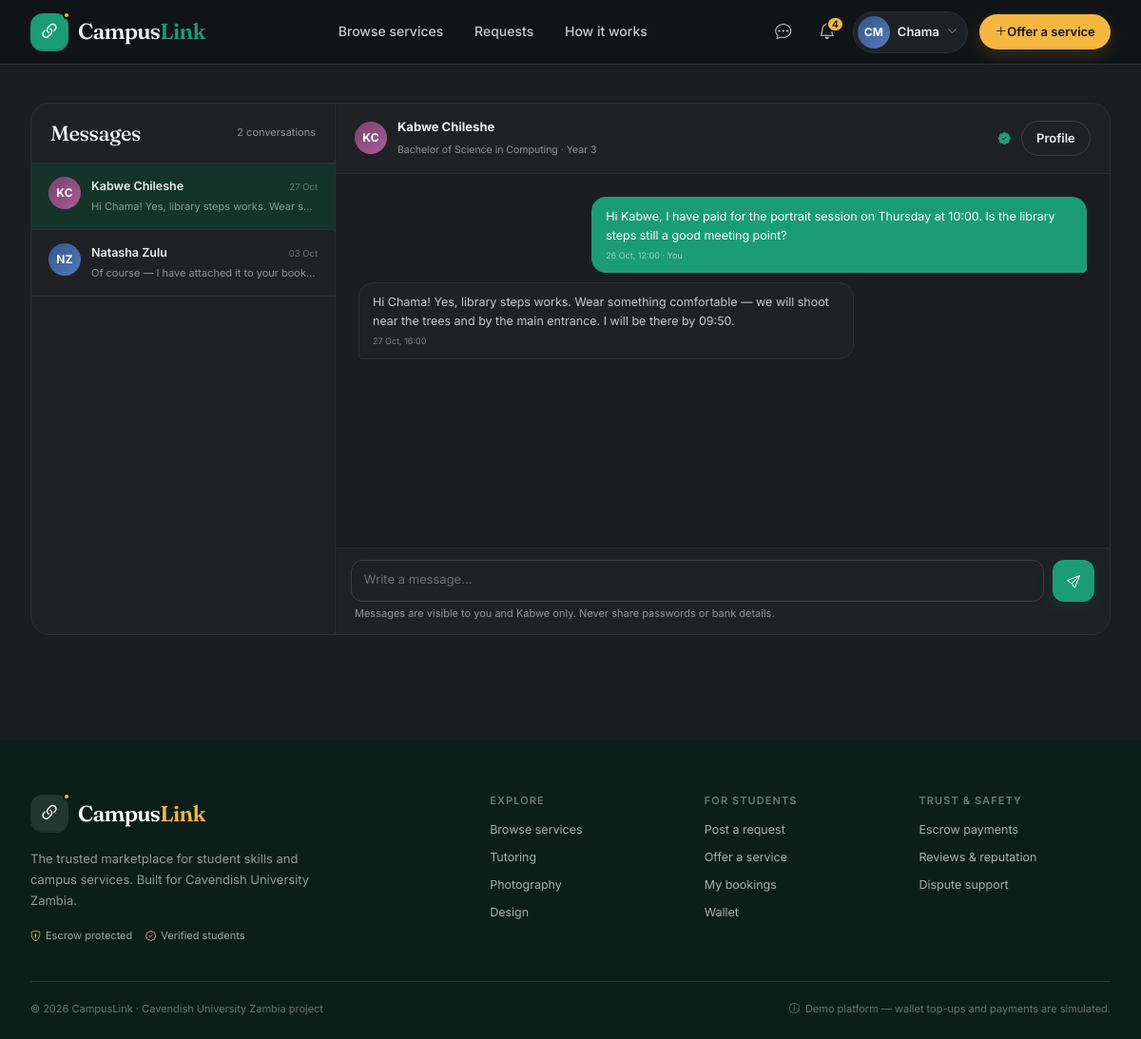
Page /messages/1 (signed in) on the committed database.
### app/models.py (models this page shows, shortened)
class User(UserMixin, db.Model):
    __tablename__ = "users"
    id = db.Column(db.Integer, primary_key=True)
    full_name = db.Column(db.String(120), nullable=False)
    email = db.Column(db.String(255), unique=True, nullable=False, index=True)
    student_number = db.Column(db.String(40), unique=True, nullable=False)
    phone = db.Column(db.String(30))
    password_hash = db.Column(db.String(255), nullable=False)
    role = db.Column(db.String(20), nullable=False, default="student")
    program = db.Column(db.String(120))
    year_of_study = db.Column(db.String(30))
    campus_area = db.Column(db.String(60))
    bio = db.Column(db.Text)
    skills = db.Column(db.String(255))
    is_verified = db.Column(db.Boolean, nullable=False, default=False)
    is_suspended = db.Column(db.Boolean, nullable=False, default=False)
    wallet_balance = db.Column(db.Numeric(12, 2), nullable=False, default=Decimal("0.00"))
    rating_avg = db.Column(db.Numeric(3, 2))
    review_count = db.Column(db.Integer, nullable=False, default=0)
    completed_bookings = db.Column(db.Integer, nullable=False, default=0)
    completion_rate = db.Column(db.Numeric(5, 2))
    reputation_score = db.Column(db.Numeric(3, 2))
    created_at = db.Column(db.DateTime, nullable=False, default=now)
    listings = db.relationship("Service", back_populates="provider", lazy="dynamic")
    reviews_received = db.relationship(
        "Review", back_populates="provider", foreign_keys="Review.provider_id", lazy="dynamic"
    )
    notifications = db.relationship("Notification", back_populates="user", lazy="dynamic")
    wallet_transactions = db.relationship(
        "WalletTransaction", back_populates="user", lazy="dynamic", order_by="WalletTransaction.created_at.desc()"
    )
    @property
    def is_admin(self):
        return self.role == "admin"
    @property
    def first_name(self):
        return self.full_name.split()[0] if self.full_name else "Student"
    @property
    def initials(self):
        parts = [p for p in (self.full_name or "").split() if p]
        return "".join(p[0] for p in parts[:2]).upper() or "?"
    @property
    def avatar_tone(self):
        return (self.id or 0) % 6

class Message(db.Model):
    __tablename__ = "messages"
    id = db.Column(db.Integer, primary_key=True)
    conversation_id = db.Column(db.Integer, db.ForeignKey("conversations.id"), nullable=False, index=True)
    sender_id = db.Column(db.Integer, db.ForeignKey("users.id"), nullable=False)
    body = db.Column(db.Text, nullable=False)
    is_read = db.Column(db.Boolean, nullable=False, default=False)
    created_at = db.Column(db.DateTime, nullable=False, default=now)
    conversation = db.relationship("Conversation", back_populates="messages")
    sender = db.relationship("User", foreign_keys=[sender_id])

### app/messages.py (the view, shortened to what this page needs)
@bp.route("/messages/<int:conversation_id>", methods=["GET", "POST"])
@login_required
def thread(conversation_id):
    conversation = db.get_or_404(Conversation, conversation_id)
    if current_user.id not in (conversation.user_a_id, conversation.user_b_id):
        abort(403)
    other = conversation.other_user(current_user)
    conversation.messages.filter(
        Message.sender_id != current_user.id, Message.is_read.is_(False)
    ).update({"is_read": True}, synchronize_session=False)
    db.session.commit()
    messages = conversation.messages.order_by(Message.created_at.asc()).all()
    return render_template(
        "messages/thread.html",
        conversation=conversation,
        other=other,
        messages=messages,
        items=_inbox_items(current_user.id),
    )

### app/messages.py (called while the page is built)
def _conversations_for(user_id):
    return (
        Conversation.query.filter(
            or_(Conversation.user_a_id == user_id, Conversation.user_b_id == user_id)
        )
        .order_by(Conversation.last_message_at.desc())
        .all()
    )

def _inbox_items(user_id):
    conversations = _conversations_for(user_id)
    return [
        {
            "conversation": conversation,
            "other": conversation.user_b if conversation.user_a_id == user_id else conversation.user_a,
            "unread": conversation.unread_for(user_id),
            "last": conversation.messages.order_by(Message.created_at.desc()).first(),
        }
        for conversation in conversations
    ]

### app/models.py (called while the page is built)
    def other_user(self, user):
        return self.user_b if user.id == self.user_a_id else self.user_a

    def unread_for(self, user_id):
        return self.messages.filter_by(is_read=False).filter(Message.sender_id != user_id).count()

### app/templates/messages/thread.html (shortened to what this page needs)
{% extends "base.html" %}
{% from "partials/macros.html" import avatar, verified_badge %}
{% block content %}
<div class="page-section">
  <div class="container">
    <div class="messenger">
      {% set active_id = conversation.id %}
      {% include "messages/_inbox.html" %}
      <div class="messenger-thread">
        <div class="thread-head">
          {{ avatar(other, 'sm') }}
          <div class="thread-head-info">
            <strong>{{ other.full_name }}</strong>
            <span>{{ other.program or 'Cavendish student' }}{% if other.year_of_study %} · {{ other.year_of_study }}{% endif %}</span>
          </div>
          {{ verified_badge(other, compact=true) }}
          <a class="btn btn-outline-ink btn-sm" href="{{ url_for('main.profile', user_id=other.id) }}">Profile</a>
        </div>
        <div class="thread-body">
          {% for message in messages %}
          <div class="message-bubble {{ 'mine' if message.sender_id == current_user.id }}">
            {{ message.body|nl2br }}
            <span class="message-time">{{ message.created_at|datetime('%d %b, %H:%M') }}{% if message.sender_id == current_user.id %} · You{% endif %}</span>
          </div>
          {% else %}
          <div class="thread-empty">
            <i class="bi bi-chat-heart"></i>
            <h3 class="mb-2" style="font-size: 16px;">Start the conversation</h3>
            <p class="small-note" style="max-width: 320px;">Introduce yourself and share what you need. Keep scope, timing, and pricing in writing so both sides have a record.</p>
          </div>
          {% endfor %}
        </div>
        <div class="thread-composer">
          <form method="post" action="{{ url_for('messages.thread', conversation_id=conversation.id) }}">
            <textarea class="form-control" id="message-body" name="body" rows="1" maxlength="2000" placeholder="Write a message…" required autofocus></textarea>
            <button class="btn btn-brand" type="submit" aria-label="Send message"><i class="bi bi-send"></i></button>
          </form>
          <div class="small-note mt-1 px-1">Messages are visible to you and {{ other.first_name }} only. Never share passwords or bank details.</div>
        </div>
      </div>
    </div>
  </div>
</div>
{% endblock %}

### app/templates/base.html (shortened to what this page needs)
<!doctype html>
<html lang="en">
<head>
  <link rel="stylesheet" href="{{ url_for('static', filename='vendor/bootstrap/bootstrap.min.css') }}">
  <link rel="stylesheet" href="{{ url_for('static', filename='vendor/bootstrap-icons/bootstrap-icons.min.css') }}">
  <link rel="stylesheet" href="{{ url_for('static', filename='css/app.css') }}">
</head>
<body class="{% block body_class %}{% endblock %}">
  <nav class="navbar navbar-expand-lg app-navbar sticky-top">
    <div class="container">
      <a class="navbar-brand brand" href="{{ url_for('main.home') }}" aria-label="CampusLink home">
        <span class="brand-mark"><i class="bi bi-link-45deg"></i></span>
        <span class="brand-text">Campus<span>Link</span></span>
      </a>
      <div class="collapse navbar-collapse" id="mainNav">
        <ul class="navbar-nav mx-auto nav-center">
          <li class="nav-item">
            <a class="nav-link {{ 'active' if request.blueprint == 'listings' and request.endpoint == 'listings.browse' }}" href="{{ url_for('listings.browse') }}">Browse services</a>
          </li>
          {% if current_user.is_authenticated %}
          <li class="nav-item">
            <a class="nav-link {{ 'active' if request.blueprint == 'requests' }}" href="{{ url_for('requests.index') }}">Requests</a>
          </li>
          {% endif %}
          <li class="nav-item">
            <a class="nav-link" href="{{ url_for('main.home') }}#how-it-works">How it works</a>
          </li>
        </ul>
        <div class="nav-actions">
          {% if current_user.is_authenticated %}
            <a class="icon-btn" href="{{ url_for('messages.inbox') }}" aria-label="Messages">
              <i class="bi bi-chat-dots"></i>
            </a>
            <a class="icon-btn" href="{{ url_for('main.notifications') }}" aria-label="Notifications">
              <i class="bi bi-bell"></i>
              {% if unread_notifications %}<span class="count-badge">{{ unread_notifications if unread_notifications < 10 else '9+' }}</span>{% endif %}
            </a>
            <div class="dropdown">
              <button class="user-menu" type="button" data-bs-toggle="dropdown" aria-expanded="false">
                <span class="avatar avatar-sm avatar-tone-{{ current_user.avatar_tone }}">{{ current_user.initials }}</span>
                <span class="user-menu-name d-none d-xl-inline">{{ current_user.first_name }}</span>
                <i class="bi bi-chevron-down user-chevron"></i>
              </button>
            </div>
            {% if not current_user.is_admin %}
            <a class="btn btn-gold btn-sm offer-btn d-none d-xl-inline-flex" href="{{ url_for('listings.create') }}"><i class="bi bi-plus-lg"></i>Offer a service</a>
            {% endif %}
          {% else %}
            <a class="login-link" href="{{ url_for('auth.login') }}">Log in</a>
            <a class="btn btn-brand btn-sm" href="{{ url_for('auth.register') }}">Join CampusLink</a>
          {% endif %}
        </div>
      </div>
    </div>
  </nav>
  <main id="main-content">
    {% block content %}{% endblock %}
  </main>
  <footer class="app-footer">
    <div class="container">
      <div class="footer-top">
        <div class="footer-brand">
          <a class="brand brand-light" href="{{ url_for('main.home') }}">
            <span class="brand-mark"><i class="bi bi-link-45deg"></i></span>
            <span class="brand-text">Campus<span>Link</span></span>
          </a>
          <p>The trusted marketplace for student skills and campus services. Built for Cavendish University Zambia.</p>
          <div class="footer-trust">
            <span><i class="bi bi-shield-lock"></i>Escrow protected</span>
            <span><i class="bi bi-patch-check"></i>Verified students</span>
          </div>
        </div>
        <div class="footer-links">
          <div>
            <h4>Explore</h4>
            <a href="{{ url_for('listings.browse') }}">Browse services</a>
            <a href="{{ url_for('listings.browse', category='tutoring') }}">Tutoring</a>
            <a href="{{ url_for('listings.browse', category='photography') }}">Photography</a>
            <a href="{{ url_for('listings.browse', category='graphic-design') }}">Design</a>
          </div>
          <div>
            <h4>For students</h4>
            {% if current_user.is_authenticated %}
            <a href="{{ url_for('requests.create') }}">Post a request</a>
            <a href="{{ url_for('listings.create') }}">Offer a service</a>
            <a href="{{ url_for('bookings.index') }}">My bookings</a>
            <a href="{{ url_for('main.wallet') }}">Wallet</a>
            {% else %}
            <a href="{{ url_for('auth.register') }}">Create an account</a>
            <a href="{{ url_for('auth.login') }}">Log in</a>
            <a href="{{ url_for('main.home') }}#how-it-works">How it works</a>
            {% endif %}
          </div>
          <div>
            <h4>Trust &amp; safety</h4>
            <a href="{{ url_for('main.home') }}#trust">Escrow payments</a>
            <a href="{{ url_for('main.home') }}#reviews">Reviews &amp; reputation</a>
            <a href="{{ url_for('main.home') }}#trust">Dispute support</a>
          </div>
        </div>
      </div>
      <div class="footer-bottom">
        <span>&copy; {{ 2026 }} {{ APP_NAME }} · Cavendish University Zambia project</span>
        <span class="demo-note"><i class="bi bi-info-circle"></i>Demo platform — wallet top-ups and payments are simulated.</span>
      </div>
    </div>
  </footer>
</body>
</html>

### app/templates/partials/macros.html (shortened to what this page needs)
{% macro avatar(user, size='md') -%}
<span class="avatar avatar-{{ size }} avatar-tone-{{ user.avatar_tone }}" title="{{ user.full_name }}">{{ user.initials }}</span>
{%- endmacro %}
{% macro verified_badge(user, compact=false) -%}
{% if user.is_verified %}
<span class="verified-badge" title="Verified student"><i class="bi bi-patch-check-fill"></i>{% if not compact %} Verified{% endif %}</span>
{% endif %}
{%- endmacro %}

### app/templates/messages/_inbox.html (shortened to what this page needs)
{% from "partials/macros.html" import avatar %}
<div class="messenger-inbox">
  <div class="messenger-inbox-head">
    <div class="d-flex align-items-center justify-content-between gap-2">
      <h1>Messages</h1>
      <span class="small-note">{{ items|length }} conversation{{ '' if items|length == 1 else 's' }}</span>
    </div>
  </div>
  <div class="inbox-list">
    {% for entry in items %}
    <a class="inbox-item {{ 'unread' if entry.unread }} {{ 'active' if active_id is defined and active_id == entry.conversation.id }}" href="{{ url_for('messages.thread', conversation_id=entry.conversation.id) }}">
      {{ avatar(entry.other, 'sm') }}
      <div class="inbox-body">
        <div class="inbox-top">
          <strong>{{ entry.other.full_name }}</strong>
          <span class="inbox-time">{% if entry.last %}{{ entry.last.created_at|datetime('%d %b') }}{% else %}{{ entry.conversation.created_at|date('%d %b') }}{% endif %}</span>
        </div>
        <div class="inbox-preview">
          {% if entry.last %}{{ 'You: ' if entry.last.sender_id == current_user.id }}{{ entry.last.body|truncate(64) }}{% else %}Say hello to start the conversation{% endif %}
        </div>
      </div>
    </a>
    {% else %}
    <div class="empty-state py-4 px-3">
      <div class="empty-icon"><i class="bi bi-chat-dots"></i></div>
      <h3>No messages yet</h3>
      <p>Open a service or booking and use the message button to start a conversation.</p>
    </div>
    {% endfor %}
  </div>
</div>

### rows in the picture
User: initials "CM", first_name "Chama"
User: initials "KC", other.full_name "Kabwe Chileshe", initials "KC", full_name "Kabwe Chileshe", program "Bachelor of Science in Computing", year_of_study "Year 3", first_name "Kabwe"
Message: last.created_at "27 Oct", last.body "Hi Chama! Yes, library steps works. Wear s…", body "Hi Chama! Yes, library steps works. Wear something comfortable — we will shoot near the trees and by the main entrance. I will be there by 09:50.", created_at "27 Oct, 16:00"
User: initials "NZ", other.full_name "Natasha Zulu"
Message: last.created_at "03 Oct", last.body "Of course — I have attached it to your book…"
Message: body "Hi Kabwe, I have paid for the portrait session on Thursday at 10:00. Is the library steps still a good meeting point?", created_at "26 Oct, 12:00", shows "· You"

### other values in the picture
{{ unread_notifications if unread_notifications < 10 else '9+' }} "4"
{{ items|length }} "2"
{{ '' if items|length == 1 else 's' }} "s"
{{ 2026 }} "2026"
{{ APP_NAME }} "CampusLink"
